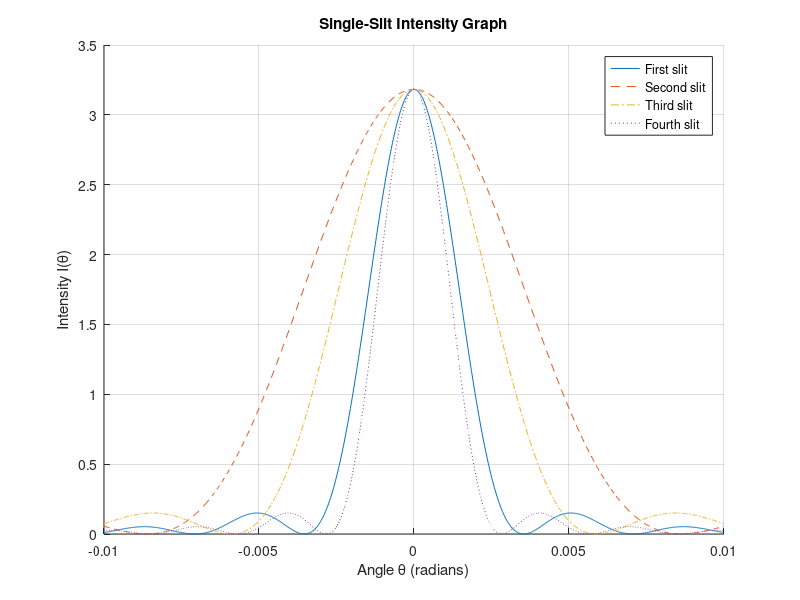

Recreate this plot in MATLAB.
clc;
clear;
a_1 = 0.000183771306818182;
a_2 = 0.0000753869649245949;
a_3 = 0.00011032576417485;
a_4 = 0.000229462938896664
lambda = 650e-9;
power = 1e-3;
area = pi*(0.01)^2;
I_m = power/area;
theta = linspace(-0.01, 0.01, 1000);
alpha_1 = (pi * a_1 / lambda) * sin(theta);
alpha_2 = (pi * a_2 / lambda) * sin(theta);
alpha_3 = (pi * a_3 / lambda) * sin(theta);
alpha_4 = (pi * a_4 / lambda) * sin(theta);

% % all variables and expressions declared. Now time to find out what I_m is and I(theta).
% solve(0 == I_m*cos(beta).*cos(beta).*(sin(alpha)/alpha).^2,I_m)
% I = I_m*cos(beta).*cos(beta).*(sin(alpha)/alpha);

I_1 = I_m .* (sin(alpha_1) ./ alpha_1).^2;
I_2 = I_m .* (sin(alpha_2) ./ alpha_2).^2;
I_3 = I_m .* (sin(alpha_3) ./ alpha_3).^2;
I_4 = I_m .* (sin(alpha_4) ./ alpha_4).^2;

% Plotting the stuff now.
figure;
hold;
plot(theta,I_1,'DisplayName','First slit','LineStyle','-');
plot(theta,I_2,'DisplayName','Second slit','LineStyle','--');
plot(theta,I_3,'DisplayName','Third slit','LineStyle','-.');
plot(theta,I_4,'DisplayName','Fourth slit','LineStyle',':');
xlabel('Angle \theta (radians)');
ylabel('Intensity I(\theta)');
title('Single-Slit Intensity Graph');
grid;
legend;
